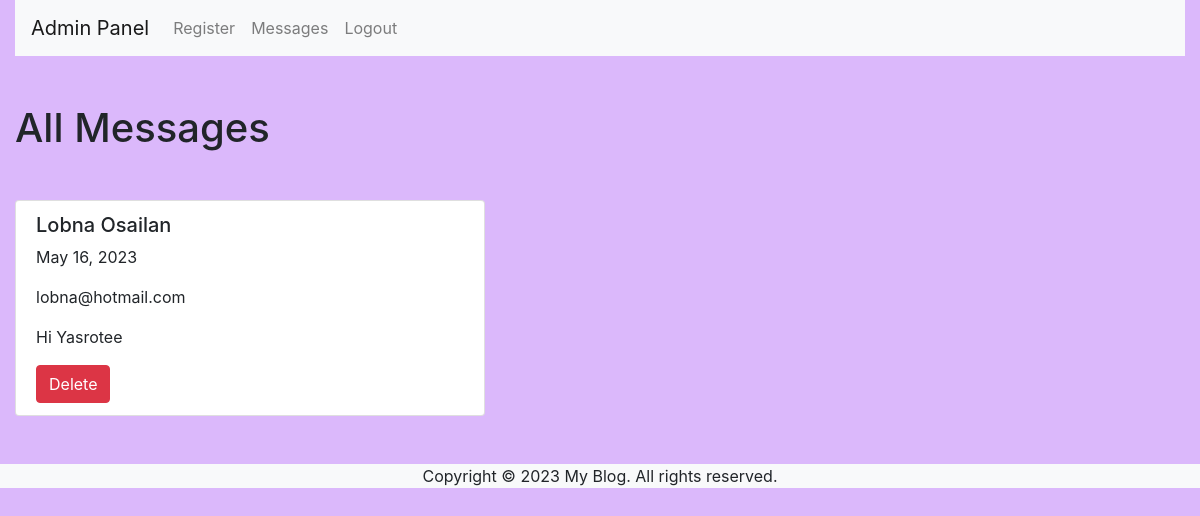
Screenshot of /panel/message/ (signed in) with the database file from the repository.
### myPanel/models.py (models this page shows, shortened)
class Messages(models.Model):
    name = models.CharField(max_length=100)
    date_modified = models.DateTimeField(auto_now=True)
    email = models.CharField(max_length=200)
    content = models.TextField()

### myPanel/views.py (the view)
# urls.py: path('message/', views.message, name="message"),
@login_required(login_url="/panel/login/")
def message(request):
    messages = Messages.objects.all()
    return render(request, 'messages.html', {'messages': messages})

### template/messages.html (shortened to what this page needs)
<!DOCTYPE html>
<html lang="en">
<head>
    <link rel="stylesheet" href="https://stackpath.bootstrapcdn.com/bootstrap/4.5.0/css/bootstrap.min.css">
</head>
<body style = background-color:rgb(219,184,251)>
<div class="container-fluid">
<nav class="navbar navbar-expand-lg navbar-light bg-light">
    <a class="navbar-brand" href="{% url 'posts' %}">Admin Panel</a>
    <div class="collapse navbar-collapse" id="navbarNavAltMarkup">
        <div class="navbar-nav">
            <a href="{% url 'regist' %}" class="nav-item nav-link">Register</a>
            <a href="{% url 'message' %}" class="nav-item nav-link">Messages</a>
            <a href="{% url 'logout' %}" class="nav-item nav-link">Logout</a>
        </div>
    </div>
</nav>
    <div class="row mt-5">
        <div class="col-lg-5">
            <h1 class="mb-5">All Messages</h1>
            {% if messages %}
            <ul class="list-group">
                {% for message in messages %}
                <li class="list-group-item">
                    <h5>{{ message.name }}</h5>
                    <p>{{ message.date_modified|date:"F j, Y" }}</p>
                    <p>{{ message.email }}</p>
                    <p>{{ message.content }}</p>
                    <a href="{% url 'deletemessage' pk=message.pk %}" class="btn btn-danger">Delete</a>
                </li>
                {% endfor %}
            </ul>
            {% else %}
            <p>No messages have been submitted yet.</p>
            {% endif %}
        </div>
    </div>
</div>
<footer class="bg-light text-center mt-5">
    <p>Copyright &copy;
        {% now "Y" %} My Blog. All rights reserved.
    </p>
</footer>
</body>
</html>

### rows the page displays
Messages: name "Lobna Osailan", date_modified "May 16, 2023", email "lobna@hotmail.com", content "Hi Yasrotee"
